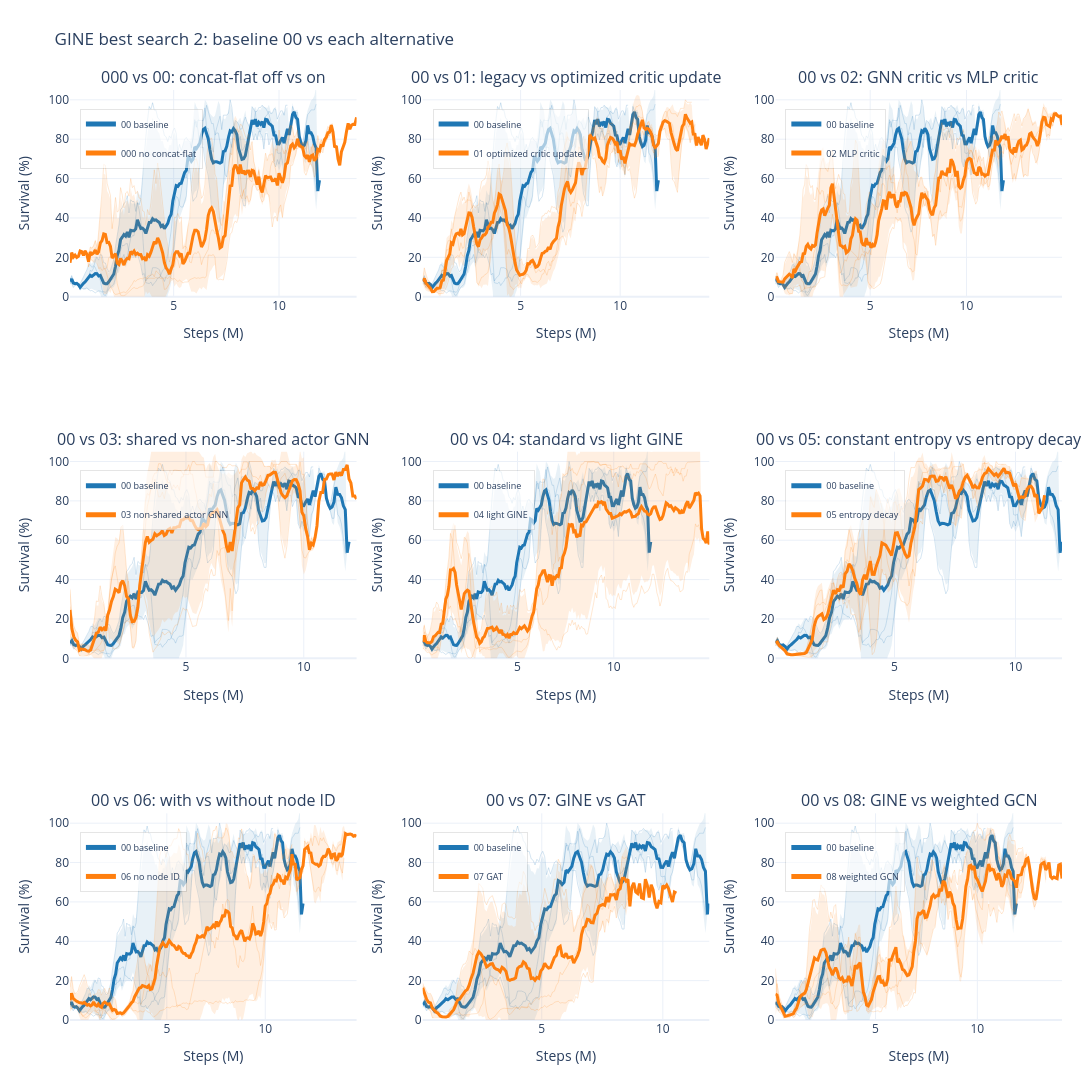

The code cell stored with this chart in its notebook:
### Code cell
# GINE best-search 2: baseline 00 against every other seed-averaged family.
# Run the W&B download/cache cells first so history_df contains these histories.

GINE_BEST2_SEEDS = (0, 1, 2)
GINE_BEST2_BASELINE_PREFIX = "best_00_shared_actor_gnn_gine_a4_concat_flat_critic_gnn_legacy_update"
GINE_BEST2_BASELINE_LABEL = "00 baseline"
GINE_BEST2_BASELINE_COLOR = "#1f77b4"
GINE_BEST2_COMPARE_COLOR = "#ff7f0e"

GINE_BEST2_COMPARISONS = [
    (
        "000 vs 00: concat-flat off vs on",
        "best_000_shared_actor_gnn_gine_a4_no_concat_flat_critic_gnn_legacy_update",
        "000 no concat-flat",
    ),
    (
        "00 vs 01: legacy vs optimized critic update",
        "best_01_shared_actor_gnn_gine_a4_concat_flat_critic_gnn_optcritic",
        "01 optimized critic update",
    ),
    (
        "00 vs 02: GNN critic vs MLP critic",
        "best_02_shared_actor_gnn_gine_a4_concat_flat_critic_mlp_legacy_update",
        "02 MLP critic",
    ),
    (
        "00 vs 03: shared vs non-shared actor GNN",
        "best_03_nonshared_actor_gnn_gine_a4_concat_flat_critic_gnn_legacy_update",
        "03 non-shared actor GNN",
    ),
    (
        "00 vs 04: standard vs light GINE",
        "best_04_shared_actor_gnn_light_gine_a4_concat_flat_critic_gnn_legacy_update",
        "04 light GINE",
    ),
    (
        "00 vs 05: constant entropy vs entropy decay",
        "best_05_shared_actor_gnn_gine_a4_entropy_decay_concat_flat_critic_gnn_legacy_update",
        "05 entropy decay",
    ),
    (
        "00 vs 06: with vs without node ID",
        "best_06_shared_actor_gnn_gine_a4_no_node_id_concat_flat_critic_gnn_legacy_update",
        "06 no node ID",
    ),
    (
        "00 vs 07: GINE vs GAT",
        "best_07_shared_actor_gnn_gat_a4_concat_flat_critic_gnn_legacy_update",
        "07 GAT",
    ),
    (
        "00 vs 08: GINE vs weighted GCN",
        "best_08_shared_actor_gnn_weighted_gcn_a4_concat_flat_critic_gnn_legacy_update",
        "08 weighted GCN",
    ),
]


def gine_best2_seeded_runs(prefix, seeds=GINE_BEST2_SEEDS):
    return [f"{prefix}_s{seed}" for seed in seeds]


def resolve_gine_best2_seeded_runs(prefix, seeds=GINE_BEST2_SEEDS, history=None):
    """Resolve exact config names to run names available in history_df, with a small fallback."""
    requested = gine_best2_seeded_runs(prefix, seeds=seeds)
    history = _get_history(history)
    available = available_run_names(history=history)
    available_set = set(available)
    resolved = []
    missing = []

    for name in requested:
        if name in available_set:
            resolved.append(name)
            continue
        substring_matches = [candidate for candidate in available if name in candidate or candidate in name]
        if substring_matches:
            resolved.append(sorted(substring_matches, key=lambda candidate: (len(candidate), candidate))[0])
        else:
            missing.append(name)

    if missing:
        print(f"Missing {len(missing)} seed run(s) for {prefix}:")
        for name in missing:
            print(f"  - {name}")
    return resolved


def gine_best2_mean_specs(other_prefix, other_label, seeds=GINE_BEST2_SEEDS):
    baseline_runs = resolve_gine_best2_seeded_runs(GINE_BEST2_BASELINE_PREFIX, seeds=seeds)
    other_runs = resolve_gine_best2_seeded_runs(other_prefix, seeds=seeds)
    return {
        GINE_BEST2_BASELINE_LABEL: mean_curve(
            baseline_runs,
            color=GINE_BEST2_BASELINE_COLOR,
            dash="solid",
            width=3,
            member_alpha=0.18,
            std_alpha=0.10,
        ),
        other_label: mean_curve(
            other_runs,
            color=GINE_BEST2_COMPARE_COLOR,
            dash="solid",
            width=3,
            member_alpha=0.18,
            std_alpha=0.12,
        ),
    }


gine_best2_mean_groups = {}
for title, other_prefix, other_label in GINE_BEST2_COMPARISONS:
    specs = gine_best2_mean_specs(other_prefix, other_label)
    if all(spec["runs"] for spec in specs.values()):
        gine_best2_mean_groups[title] = specs
    else:
        print(f"Skipping {title}: at least one side has no resolved runs.")

if not gine_best2_mean_groups:
    raise RuntimeError("No GINE best-search 2 comparisons could be built from history_df.")

fig_gine_best2 = plot_run_mean_groups(
    gine_best2_mean_groups,
    split="test",
    smooth=5,
    title="configs/gine_s0_s1_s2: baseline 00 vs each alternative",
    ncols=3,
    subplot_height=360,
    width=1700,
    y_range=[0, 105],
    show_members=True,
    show_std=True,
    save_name="gine_best_search2_baseline_comparisons",
)
fig_gine_best2
